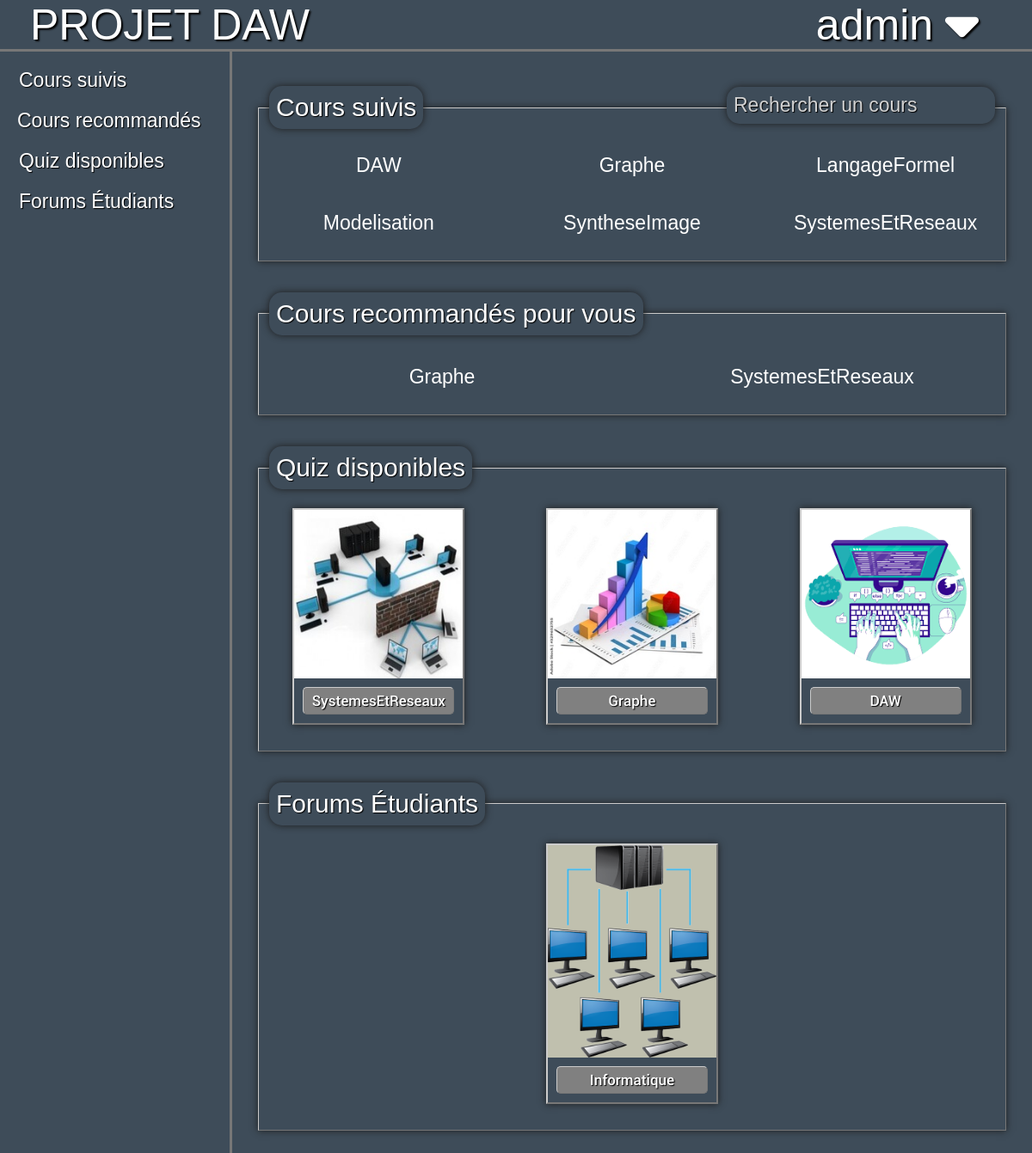
Screenshot of /View/php/page_accueil.php (signed in) with the database file from the repository.
### tables this page shows
CREATE TABLE `cours` (
  `id` int(11) NOT NULL,
  `matiere` varchar(50) NOT NULL,
  `lien` text NOT NULL,
  `url` text NOT NULL
);

CREATE TABLE `forum` (
  `id_forum` int(11) NOT NULL,
  `titre` varchar(50) NOT NULL
);

### Controller/controleur_Cours.php (called while the page is built, shortened)
<?php
require_once(realpath(dirname(__FILE__) . '/../Model/model_Cours.php'));
class Controleur_Cours {
    public static function getRecommandations($id_user) {
        return Modele_Cours::getRecommandations($id_user);
    }
    public static function getMatiereByID($id_matiere) {
        return Modele_Cours::getMatiereByID($id_matiere);
    }
    public static function getListeCours() {
        return Modele_Cours::getListeCours();
    }
}
?>

### Controller/controleur_Quiz.php (called while the page is built, shortened)
<?php
require_once(realpath(dirname(__FILE__) . '\..\Model\modele_Quiz.php'));
class Controleur_Quiz {
    public static function readAll() {
        Modele_Quiz::readAll();
    }
}
?>

### Controller/controleur_Forum.php (called while the page is built, shortened)
<?php
require_once(realpath(dirname(__FILE__) . '\..\Model\modele_Forum.php'));
class Controleur_Forum {
    public static function readAll(){
        Modele_Forum::readAll();
    }
}
?>

### View/php/page_accueil.php (the view, shortened to what this page needs)
<?php
	require_once "../../Model/modele_Utilisateur.php";
	require_once "../../Controller/controleur_Forum.php";
	require_once "../../Controller/controleur_Quiz.php";
	require_once "../../Controller/controleur_Cours.php";
?>
<!DOCTYPE html>
<html lang="fr">
<head>
	<link rel="stylesheet" href="../css/utils/dmSwitch.css"/>
	<link rel="stylesheet" href="../css/utils/searchBar.css"/>
	<link rel="stylesheet" href="../css/compoCommuns/header.css"/>
	<link rel="stylesheet" href="../css/compoCommuns/navBar.css"/>
	<link rel="stylesheet" href="../css/page_accueil.css">
	<link rel="stylesheet" href="https://cdnjs.cloudflare.com/ajax/libs/font-awesome/6.0.0-beta2/css/all.min.css" />
</head>
<body>
	<header>
		<span id="logo">PROJET DAW</span>
		<div class="dropdown">
			<button class="dropbtn" onclick="derouler(event)"></button>
		</div>
	</header>
	<nav>
		<div>
			<a onclick="redirectNav('coursesList')" id="lienNavCours"></a>
			<a onclick="redirectNav('recomCourses')" id="lienNavCoursRecom">Cours recommand&eacute;s</a>
			<a onclick="redirectNav('quizList')"    id="lienNavQuiz" ></a>
			<a onclick="redirectNav('forumsList')"  id="lienNavFrum" ></a>
		</div>
	</nav>
	<main>
		<section id="coursesList">
			<fieldset>
				<?php echo ($_SESSION['type_utilisateur'] == 'Professeur') ? '<legend>Liste des cours</legend>' : '<legend>Cours suivis</legend>'; ?>
				<input type="text" id="searchInput" onkeyup="searchCQF('searchInput', 'listeCours')" placeholder="Rechercher un cours">
				<div id="listeCours">
					<?php Controleur_Cours::getListeCours(); ?>
				</div>
			</fieldset>
		</section>
		<br><br>
		<section id="recomCourses">
			<fieldset>
				<legend>Cours recommand&eacute;s pour vous</legend>
				<div id="coursRecom">
				<?php
					$id_user = $_SESSION['utilisateur_id'];
					$recommandations = Controleur_Cours::getRecommandations($id_user);
					if ($recommandations->num_rows > 0){
						while ($row = $recommandations->fetch_assoc()) {
							$url = Controleur_Cours::getMatiereByID($row['id_cours']);
							$ligne = $url->fetch_assoc();
							echo "<div><a href=" . $ligne['url'] . ">" . $ligne['matiere'] . "</a></div>";
						}
					} else {
						echo "Aucune recommandation trouv&eacute;e.";
					}
				?>
				</div>
			</fieldset>
		</section>
		<br><br>
		<section id="quizList">
			<fieldset>
				<?php echo ($_SESSION['type_utilisateur'] == 'Professeur') ? '<legend>Liste des quiz</legend>' : '<legend>Quiz disponibles</legend>';?>
				<?php echo ($_SESSION['type_utilisateur'] == 'Professeur') ? '<form action="../../Controller/routeur.php" method="post" ><button type="submit" name="action" value="add_quiz" id="boutonAjoutQuiz">Cr&eacute;er un quiz</button></form>' : '<br><br>';?>
				<div class="cardContainer">
					<?php ($_SESSION['type_utilisateur'] == 'Professeur') ? Controleur_Quiz::readAll_Admin() : Controleur_Quiz::readAll();?>
				</div>
			</fieldset>
		</section>
		<br><br>
		<section id="forumsList">
			<fieldset>
				<?php echo ($_SESSION['type_utilisateur'] == 'Professeur') ? '<legend>Liste des Forums</legend>' : '<legend>Forums &Eacute;tudiants</legend>';?>
				<?php echo ($_SESSION['type_utilisateur'] == 'Professeur') ? '
					<form action="../../Controller/routeur.php" method="post" >
						<div id="formAjoutForum">
							<input type="text" name="titre" placeholder="Titre du forum">
							<button type="submit" name="action" value="add_forum">Cr&eacute;er le forum</button>
						</div>
					</form>'
				 : '<br><br>'; ?>
				<div class="cardContainer">
					<?php ($_SESSION['type_utilisateur'] == 'Professeur') ? Controleur_Forum::readAll_Admin() : Controleur_Forum::readAll();?>
				</div>
			</fieldset>
		</section>
	</main>
	<br>
</body>
</html>

### Model/model_Cours.php (shortened to what this page needs)
<?php
class Modele_Cours {
    public static function getCours() {
        try {
            $conn = Model::$pdo;
            $sql = "SELECT DISTINCT matiere FROM cours";
            $rep = $conn->query($sql);
            $cours = [];
            while($row = $rep->fetch(PDO::FETCH_ASSOC)) {
                $cours[] = $row['matiere'];
            }
            return $cours;
        } catch (PDOException $e) {
            echo "Erreur : " . $e->getMessage();
            return false;
        }
    }
    public static function getRecommandations($id_user) {
        $connexion = mysqli_connect(conf::getHostname(), conf::getLogin(), conf::getPassword(), conf::getDatabaseName());
        $sql = "SELECT DISTINCT id_cours FROM recommandation WHERE id_user = ?";
        $stmt = $connexion->prepare($sql);
        $stmt->bind_param("i", $id_user);
        $stmt->execute();
        $result = $stmt->get_result();
        return $result;
    }
    public static function getMatiereByID($id_matiere) {
        $connexion = mysqli_connect(conf::getHostname(), conf::getLogin(), conf::getPassword(), conf::getDatabaseName());
        $sql = "SELECT DISTINCT * FROM cours WHERE id = ?";
        $stmt = $connexion->prepare($sql);
        $stmt->bind_param("i", $id_matiere);
        $stmt->execute();
        $result = $stmt->get_result();
        return $result;
    }
    public static function getListeCours() {
        $Listecours = self::getCours();
        if ($Listecours) {
            foreach ($Listecours as $cours) {
                echo "<div><a href='page_matiere.php?matiere=" .  urlencode($cours) . "'>$cours</a></div>";
            }
        } else {
            echo "Aucune mati&egrave;re trouv&eacute;e.";
        }
    }
}?>

### Model/modele_Quiz.php (shortened to what this page needs)
<?php
class Modele_Quiz{
    public static function readAll(){
		$xmlFile = __DIR__ . "/../xml/quiz.xml";
		$xml = simplexml_load_file($xmlFile);
		if($xml !== false){
			foreach ($xml->quiz as $quiz){
				if(isset($quiz['id']) && !empty($quiz['id'])){
					$quizTitle = isset($quiz->title) ? $quiz->title : 'Titre non disponible';
					$quizImage = isset($quiz->image) ? "../../resources/cardImages/" . $quiz->image : "../../resources/cardImages/card_reseau.png";
					echo '<form action="../../Controller/routeur.php" method="get" class="quizCard">
							<img src="'.$quizImage.'">
							<div class="quizDiv">
								<a href="page_quiz.php?id='.$quiz['id'].'" class="lienQuiz">'.$quizTitle.'</a>
							</div>
						 </form>';
				}
			}
		}else{
			echo "Erreur lors du chargement du fichier XML.";
		}
	}
}
?>

### Model/modele_Forum.php (shortened to what this page needs)
<?php
class Modele_Forum {
    public static function readAll(){
        try {
            $sql = "SELECT * FROM Forum";
            $conn = Model::$pdo;
            $rep = $conn->query($sql);
            $rep->setFetchMode(PDO::FETCH_CLASS, 'Modele_Forum');
            $forums = [];
            while($forum = $rep->fetch()){
                echo '<form action="../../Controller/routeur.php" method="get" class="quizCard">
						<img src="../../resources/cardImages/card_reseau.png">
						<div class="quizDiv">
							<a href="page_forum.php?id='.$forum->id_forum.'" class="lienQuiz">'.$forum->titre.'</a>
							<input type="hidden" name="id" value="'.$forum->id_forum.'">
						</div>
					  </form>';
                $forums[] = $forum;
            }
            return $forums;
        } catch (PDOException $e) {
            echo "Erreur : " . $e->getMessage();
            return false;
        }
    }
}
?>

### View/css/utils/dmSwitch.css (style rules this page uses)
* { box-sizing: border-box; }

### View/css/utils/searchBar.css (style rules this page uses)
#searchInput { float:right; background: var(--bgColor); box-shadow: 0 0 8px var(--shadowBoxColor); opacity:1; color: var(--primTxtColor); padding:8px; border:none; border-radius:15px; font: 23px "Nasa",sans-serif; text-shadow:1px 1px 1px var(--shadowTxtColor); transform: translateY(-55px); }
#searchInput::placeholder { color: var(--secTxtColor); }

### View/css/compoCommuns/header.css (style rules this page uses)
header { background: var(--bgColor); z-index:10; position: fixed; top: 0; left:0; height:60px; width: 100%; border-bottom:3px outset var(--borderColor); }
#logo { color: var(--primTxtColor); margin-left:35px; margin-right:15px; padding: 0 0; font: 50px "Nasa",sans-serif; text-shadow:2px 2px 2px var(--shadowTxtColor); }
.dropdown { float: right; margin-right:37px; overflow: hidden; }
.dropbtn { cursor: pointer; font-size: 16px; color: var(--primTxtColor); padding: 0 25px; background-color: inherit; font-family: inherit; margin: 0; border:none; font: 50px "Nasa",sans-serif; text-shadow:2px 2px 2px var(--shadowTxtColor); }

### View/css/compoCommuns/navBar.css (style rules this page uses)
nav { height:100%; width: 270px; position: fixed; z-index: 9; top: 50px; left: 0; background: var(--bgColor); overflow-x: hidden; padding-top: 20px; border-right:3px outset var(--borderColor); text-shadow: 1px 1px 1px var(--shadowTxtColor); }
nav a { text-decoration: none; color: var(--primTxtColor); font: 23px "Nasa",sans-serif; padding: 10px; text-align: left; margin-left:10px; margin-right:10px; cursor:pointer; text-shadow: 1px 1px 1px var(--shadowTxtColor); }
nav div { display:flex; flex-direction:column; height:300px; }

### View/css/page_accueil.css (style rules this page uses)
:root { --bgColor:#E3E3E3; --bgColorHover:#CDCDCD; --primTxtColor:black; --secTxtColor:gray; --thirdColor:gray; --shadowTxtColor:#9b9b9b; --shadowBoxColor:#9b9b9b; --borderColor:gray; }
html { scroll-behavior:smooth; }
body { background: var(--bgColor); }
main { margin-left:270px; margin-top:100px; right:0; }
section { margin-right:20px; margin-left:20px; color: var(--primTxtColor); }
fieldset { box-shadow: 0 0 8px var(--shadowBoxColor); border:1px outset var(--borderColor); }
fieldset legend { font: 30px "Nasa",sans-serif; box-shadow: 0 0 8px var(--shadowBoxColor); opacity:1; background: var(--bgColor); border-radius:15px; padding:8px; text-shadow:1px 1px 1px var(--shadowTxtColor); }
button { cursor:pointer; }
#listeCours { width: 100%; display: flex; flex-wrap: wrap; justify-content: space-around; gap: 40px; transform: translateY(-20px); }
#listeCours > div { flex: 0 0 30%; box-sizing: border-box; text-align:center; }
#listeCours a { text-decoration:none; color: var(--primTxtColor); font: 23px "Nasa",sans-serif; padding:10px; }
#coursRecom { width: 100%; padding-top:50px; display: flex; flex-wrap: wrap; justify-content: space-around; gap: 40px; transform: translateY(-20px); }
#coursRecom > div { flex: 0 0 30%; box-sizing: border-box; text-align:center; }
#coursRecom a { text-decoration:none; color: var(--primTxtColor); font: 23px "Nasa",sans-serif; padding:10px; }
.quizCard { display:flex; background:red; flex-direction:column; justify-content:space-between; width:200px; background: var(--bgColor); box-shadow: 0 0 8px var(--shadowBoxColor); border:2px outset var(--borderColor); transition: transform 0.25s; }
.quizCard img { width:100%; }
.quizDiv { display:flex; flex-direction:column; justify-content:space-around; gap:10px; padding:10px; }
.cardContainer { width:100%; display:flex; flex-wrap: wrap; justify-content:space-around; gap:40px; transform:translateY(-20px); }
.lienQuiz { background: var(--thirdColor); text-shadow:1px 1px 1px var(--shadowTxtColor); padding:5px; color: var(--primTxtColor); border-radius:5px; text-decoration:none; border:1.5px outset var(--borderColor); font: 17px "CoursesName",sans-serif; text-align:center; }

### rows the page displays
cours: matiere "Graphe"
cours: matiere "SystemesEtReseaux"
forum: titre "Informatique"

### other values shown
$cours "Graphe"
$cours "SystemesEtReseaux"
$cours "Modelisation"
$cours "DAW"
$cours "LangageFormel"
$cours "SyntheseImage"
$quizTitle "SystemesEtReseaux"
$quizTitle "Graphe"
$quizTitle "DAW"
